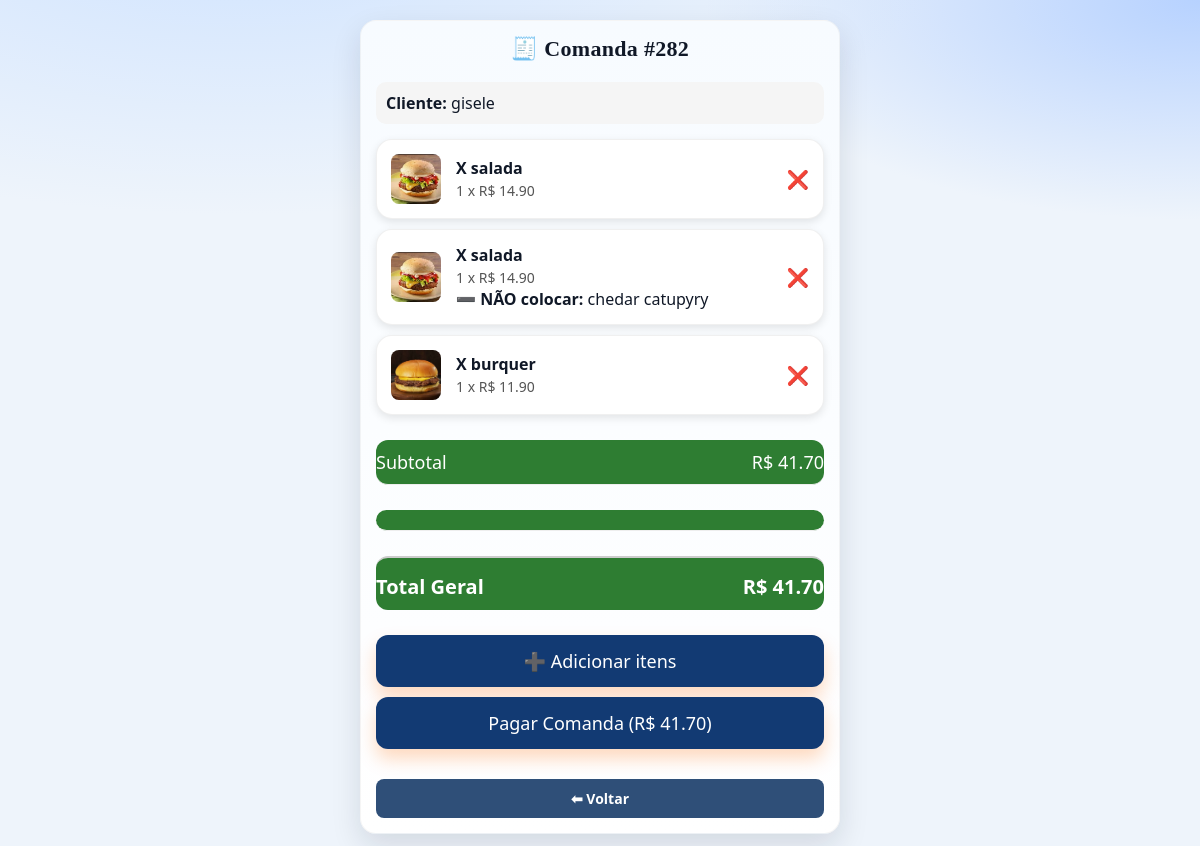
The app's page /comanda/282 (signed in) with its own data.
### tables this page shows
CREATE TABLE comandas (
        id INTEGER PRIMARY KEY AUTOINCREMENT,
        cliente TEXT,
        cpf TEXT,
        data TEXT,
        status TEXT DEFAULT 'Aberta'
    );

CREATE TABLE itens_comanda (
        id INTEGER PRIMARY KEY AUTOINCREMENT,
        comanda_id INTEGER,
        produto_id INTEGER,
        qtd INTEGER,
        preco REAL
    , acrescimos TEXT, observacoes TEXT);

CREATE TABLE produtos (
        id INTEGER PRIMARY KEY AUTOINCREMENT,
        nome TEXT,
        preco REAL,
        categoria_id INTEGER,
        imagem TEXT
    , destaque INTEGER DEFAULT 0);

### lanchonete/app.py (the view)
@app.route("/comanda/<int:id>")
@login_required_decorator
def comanda(id):
    con = get_db_connection()
    cur = con.cursor()
    cur.execute("SELECT * FROM comandas WHERE id = ?", (id,))
    comanda = cur.fetchone()
    if not comanda:
        return redirect(url_for("index"))
    cur.execute("""
        SELECT
            i.id,
            p.nome,
            i.qtd,
            i.preco,
            i.acrescimos AS acrescimos_texto,
            i.observacoes AS observacoes_texto,
            p.imagem
        FROM itens_comanda i
        JOIN produtos p ON p.id = i.produto_id
        WHERE i.comanda_id = ?
    """, (id,))
    itens_raw = cur.fetchall()
    itens = []
    for i in itens_raw:
        item = dict(i)
        cur.execute("""
            SELECT a.nome, a.preco
            FROM acrescimos a
            JOIN item_acrescimos ia ON a.id = ia.acrescimo_id
            WHERE ia.item_comanda_id = ?
        """, (i['id'],))
        item['acrescimos'] = cur.fetchall()
        cur.execute("""
            SELECT texto
            FROM item_personalizacoes
            WHERE item_comanda_id = ?
            ORDER BY id
        """, (i['id'],))
        item['personalizacoes'] = cur.fetchall()
        itens.append(item)
    subtotal, total = calcular_total_comanda(id)
    return render_template(
        "comanda.html",
        comanda=comanda,
        itens=itens,
        subtotal=subtotal,
        total=total
    )

### lanchonete/app.py (called while the page is built)
@app.teardown_appcontext
def teardown_db_connection(exception):
    close_connection(exception)

@app.before_request
def ensure_db_inicializado():
    global db_inicializado
    if not db_inicializado:
        inicializar_sistema()
        db_inicializado = True

def login_required_decorator(f):
    @wraps(f)
    def decorated_function(*args, **kwargs):
        if not session.get("logado"):
            return redirect(url_for("login"))
        return f(*args, **kwargs)
    return decorated_function

def calcular_total_comanda(comanda_id):
    con = get_db_connection()
    cur = con.cursor()
    cur.execute("""
        SELECT SUM(i.qtd * i.preco)
        FROM itens_comanda i
        WHERE i.comanda_id = ?
    """, (comanda_id,))
    subtotal_produtos = cur.fetchone()[0] or 0.0
    cur.execute("""
        SELECT SUM(a.preco)
        FROM item_acrescimos ia
        JOIN acrescimos a ON a.id = ia.acrescimo_id
        JOIN itens_comanda i ON i.id = ia.item_comanda_id
        WHERE i.comanda_id = ?
          AND i.acrescimos IS NULL
    """, (comanda_id,))
    subtotal_acrescimos = cur.fetchone()[0] or 0.0
    total = subtotal_produtos + subtotal_acrescimos
    return subtotal_produtos, total

### lanchonete/database.py (called while the page is built)
def get_db_connection():
    if 'db' not in g:
        g.db = sqlite3.connect(DB_PATH, timeout=10)
        g.db.row_factory = sqlite3.Row
    return g.db

def close_connection(exception):
    db = getattr(g, 'db', None)
    if db is not None:
        db.close()

### lanchonete/templates/comanda.html (shortened to what this page needs)
<!DOCTYPE html>
<html lang="pt-br">
<head>
    <link rel="stylesheet" href="{{ url_for('static', filename='style.css') }}">
</head>
<body>
<div class="container">
    <h2>🧾 Comanda #{{ comanda.id }}</h2>
    <div class="info-comanda">
        <p><strong>Cliente:</strong> {{ comanda.cliente }}</p>
    </div>
    <div class="lista-itens">
        {% for item in itens %}
            <div class="item-comanda">
                <div class="info-produto-comanda">
                    {% if item.imagem %}
                        <img src="{{ url_for('static', filename='uploads/' + item.imagem) }}" alt="{{ item.nome }}" class="imagem-lista">
                    {% else %}
                        <div class="imagem-placeholder"></div>
                    {% endif %}
                    <div>
                        <span class="item-nome">{{ item.nome }}</span>
                        <span class="item-detalhe">
                            {{ item.qtd }} x R$ {{ "%.2f"|format(item.preco) }}
                        </span>
                        {% if item.observacoes_texto %}
                        <div class="personalizacoes-comanda">
                            <strong>➖ NÃO colocar:</strong>
                            <span>{{ item.observacoes_texto }}</span>
                        </div>
                        {% endif %}
                    </div>
                </div>
                <a href="/remover_item/{{ item.id }}/{{ comanda.id }}" class="btn-remover">❌</a>
            </div>
        {% endfor %}
    </div>
    <div class="total-box">
        <span>Subtotal</span>
        <span>R$ {{ "%.2f"|format(subtotal) }}</span>
    </div>
    <div class="total-box">
                    </div>
    <div class="total-box total-final">
        <span>Total Geral</span>
        <span>R$ {{ "%.2f"|format(total) }}</span>
    </div>
    <a href="/categorias/{{ comanda.id }}" class="btn-principal">
        ➕ Adicionar itens
    </a>
    {% if comanda.status != 'Paga' %}
    <a href="{{ url_for('pagar_comanda', id=comanda.id) }}" class="btn-principal pagar">
        Pagar Comanda (R$ {{ "%.2f"|format(total) }})
    </a>
    {% endif %}
    <a href="/" class="btn-voltar">
        ⬅ Voltar
    </a>
</div>
</body>
</html>

### records on screen
comandas: id "282", cliente "gisele"
itens_comanda: imagem (picture), nome "X salada", qtd "1", preco "14.90"
itens_comanda: imagem (picture), nome "X salada", qtd "1", preco "14.90", observacoes_texto "chedar catupyry"
itens_comanda: imagem (picture), nome "X burquer", qtd "1", preco "11.90"

### other values on screen
{{ "%.2f"|format(subtotal) }} "41.70"
{{ "%.2f"|format(total) }} "41.70"
